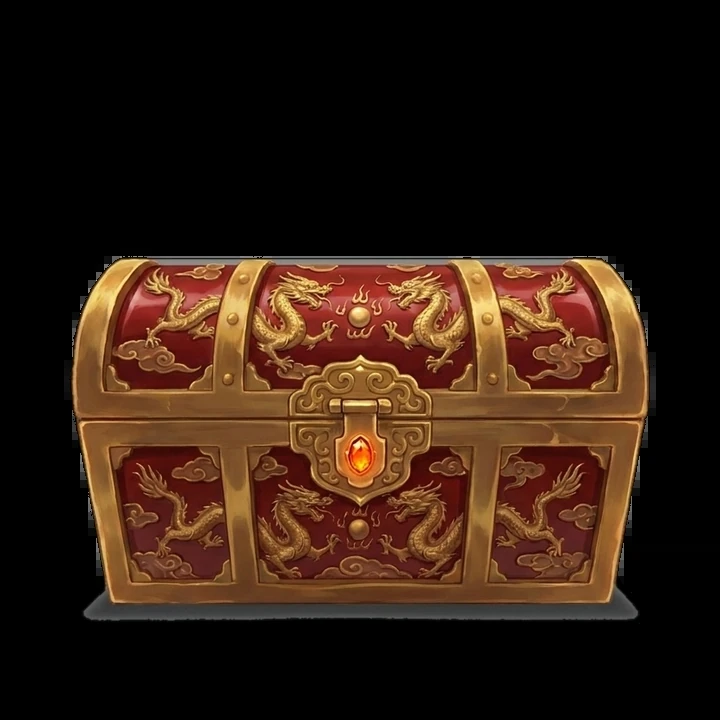
#> input picture art/chest/epic.webp, 720 x 720 px; its folder holds only this picture in this run
$ python -i dantian.py   (imports and definitions only)
#> lines starting #> are read from the running program, lines starting #| are printed output that depends on the picture
### cards/ink.py
"""
Night Ink theme: the shared look of the Character Sheet and the Internal Qi card.

Indigo ink backgrounds, gold frames, cloud curls (祥云) and diamond gems. Each card adds its own accent
on top (TAB_ACCENT): indigo for the Profile, gold for the Purse, jade for the Inventory, steel for the
Equipment, violet for the Techniques. Vermilion is kept for HP and seals.

Builds on cards/theme.py (fonts, text, icons, medallions, scaling); nothing here changes theme.py's
colours, so the fight, explore, craft and forge cards keep their own look.
"""
import math

from PIL import Image, ImageDraw

from . import theme as t
from .theme import P, S, alpha, font, mix

# ── Palette ───────────────────────────────────────────────────────────

VOID = (5, 8, 15)
PANEL = (10, 15, 26)
PANEL_HI = (18, 26, 42)
INK = (38, 58, 98)               # faded marks, big background characters
ASH = (152, 164, 184)            # secondary text
ASH_DK = (96, 108, 130)          # hints, empty things
PARCHMENT = (240, 236, 224)      # main text
SKY = (130, 192, 255)            # phase lines, highlights
GOLD, GOLD_HI, BRONZE, BRONZE_DK = t.GOLD, t.GOLD_HI, (152, 122, 74), (56, 48, 38)
VERMILION = (214, 60, 48)
JADE = (82, 210, 170)
AZURE = (70, 170, 236)           # Internal Qi
AZURE_HI = (150, 214, 255)
LOTUS, MOON = t.LOTUS, t.MOON
LACQUER = ((34, 54, 96), (12, 20, 40))

# One accent per card: (background glow, main colour). The main colour lights the active tab, gems and titles.
TAB_ACCENT = {
    "profile": ((20, 36, 70), (110, 160, 240)),
    "purse": ((52, 38, 12), (236, 186, 92)),
    "inventory": ((8, 42, 38), (82, 210, 170)),
    "equipment": ((22, 34, 56), (160, 196, 232)),
    "techniques": ((34, 22, 60), (178, 140, 246)),
}
for _k, (_deep, _main) in TAB_ACCENT.items():
    t.ACCENTS[f"ink_{_k}"] = t.Accent(f"ink_{_k}", _deep, LACQUER, _main, mix(_main, (255, 255, 255), 0.4), INK)
INK_HALL = t.Accent("ink", (20, 36, 70), LACQUER, (110, 160, 240), (170, 205, 255), INK)

# Gear tiers and technique grades as one character each (the tier ribbon on gear, the grade seal on scrolls)
TIER_CHAR = {"ordinary": "凡", "refined": "精", "spirit": "灵", "treasure": "宝", "divine": "神"}
GRADE_CHAR = {"Mortal": "凡", "Yellow": "黄", "Mystic": "玄", "Earth": "地", "Heaven": "天"}


def canvas(w, h, tab, seed=7):
    return t.canvas(w, h, seed=seed, accent=f"ink_{tab}")


def accent(tab):
    return TAB_ACCENT[tab][1]


# ── Ornaments ─────────────────────────────────────────────────────────

def cloud_curl(d, cx, cy, s, color, flip=1, width=2.0, turns=1.6):
    """A 祥云 cloud curl: an inward spiral."""
    pts = []
    n = 60
    for i in range(n + 1):
        th = i / n * turns * 2 * math.pi
        r = s * (1 - i / n * 0.85)
        pts.append(P(cx + flip * r * math.cos(th + math.pi), cy - r * math.sin(th + math.pi)))
    d.line(pts, fill=color, width=round(width * S), joint="curve")


# [223 lines left out: functions gem, octagon, plaque, title_tab, tab_strip, sheet_frame and 8 more, not called in this run]

### cards/theme.py
"""
Crimson Hall theme: the shared look of the Character Sheet cards.

Black and deep crimson backgrounds, bronze and gold frames, Cinzel headings and
icons drawn in code (no image files), so cards render the same on Windows,
macOS and Linux. Every card module (profile, purse, bag, techniques,
equipment) builds on these helpers.

Coordinates are in card pixels; everything is drawn at S× and scaled down at
the end for smooth edges.
"""
import io
import math
import random
from functools import lru_cache

from PIL import Image, ImageDraw, ImageFilter

from profile_card import S, cjk, font, ordinal, short   # shared font cache and number helpers

__all__ = ["S", "cjk", "font", "ordinal", "short"]

W = 1200

# ── Palette ───────────────────────────────────────────────────────────

VOID = (9, 6, 7)
BLOOD = (58, 8, 12)
CRIMSON = (128, 18, 24)
EMBER = (196, 38, 34)
GLOW = (236, 72, 52)
PANEL = (20, 12, 13)
PANEL_HI = (34, 18, 19)
BRONZE_DK = (70, 46, 24)
BRONZE = (138, 96, 48)
GOLD = (206, 164, 86)
GOLD_HI = (246, 216, 150)
PARCHMENT = (232, 216, 188)
ASH = (150, 132, 118)
ASH_DK = (98, 84, 76)
JADE = (82, 186, 140)
MOON = (150, 186, 236)
LOTUS = (236, 176, 92)

# Rarity colours: technique/pill grades, weapon tiers and chest tiers on one scale
RARITY = {
    "Mortal": (170, 160, 150), "Yellow": (222, 182, 70), "Mystic": (110, 150, 236),
    "Earth": (196, 132, 72), "Heaven": (236, 74, 60),
    "ordinary": (170, 160, 150), "refined": (96, 196, 110), "spirit": (90, 160, 240),
    "treasure": (178, 110, 228), "divine": (246, 150, 50),
    "common": (168, 122, 76), "uncommon": (196, 150, 90), "rare": (196, 206, 222), "epic": (244, 184, 64),
    "legendary": (82, 210, 150), "mythic": (180, 130, 250),
    None: (150, 176, 120),
}
TALENT = {
    "Ordinary": (170, 160, 150), "Gifted": (96, 196, 110), "Genius": (90, 160, 240),
    "Prodigy": (178, 110, 228), "Heavenly": (232, 196, 80), "Saint": (246, 150, 50),
    "Divine": (240, 70, 58),
}
REALM_CHAR = {
    "Mortal": "凡", "Martial Apprentice": "徒", "Martial Warrior": "者", "Martial Expert": "师",
    "Martial Master": "宗", "Grandmaster": "宗", "Martial Lord": "尊",
    "Martial King": "王", "Martial Emperor": "帝", "Martial Ancestor": "祖", "Martial Saint": "圣",
}

# ── Accents: the same frame in another colour for each activity ──────
# deep: background glow · lacquer: banner gradient (top, bottom) · main/bright: bars, glows, seals · ink: faded marks

class Accent:
    def __init__(self, name, deep, lacquer, main, bright, ink):
        self.name, self.deep, self.lacquer, self.main, self.bright, self.ink = name, deep, lacquer, main, bright, ink


CRIMSON_HALL = Accent("crimson", BLOOD, ((96, 14, 18), (34, 6, 8)), EMBER, GLOW, CRIMSON)
ACCENTS = {
    "crimson": CRIMSON_HALL,
    "spar": Accent("spar", (10, 24, 46), ((26, 56, 98), (8, 18, 36)), (72, 132, 206), (128, 186, 246), (36, 72, 124)),
    "train": Accent("train", (6, 38, 28), ((18, 86, 62), (6, 28, 20)), (54, 170, 120), (112, 224, 172), (24, 98, 70)),
    "explore": Accent("explore", (50, 30, 6), ((124, 76, 16), (42, 24, 4)), (216, 140, 42), (252, 194, 96),
                      (132, 82, 20)),
}

TABS = [("profile", "Profile"), ("techniques", "Techniques"), ("equipment", "Equipment"),
        ("inventory", "Inventory"), ("purse", "Purse")]


def P(*v):
    """Card pixels → drawing pixels."""
    return tuple(round(x * S) for x in v)


def mix(a, b, t):
    return tuple(round(x + (y - x) * t) for x, y in zip(a, b))


def alpha(c, a):
    return c[:3] + (a,)


# ── Fight scenes: one palette per beast element (cards/battle.py) ─────
# sky: (top, bottom) · moon · mist · rim: light around the silhouette · eyes · hp: enemy HP bar
# panel: tint of the party / log panels · warn: the warning bar

class SceneAccent(Accent):
    def __init__(self, name, sky, moon, mist, rim, eyes, hp, panel, warn):
        super().__init__(name, deep=panel, lacquer=(mix(warn, (255, 255, 255), 0.1), mix(warn, (0, 0, 0), 0.55)),
                         main=hp, bright=rim, ink=mix(mist, (0, 0, 0), 0.5))
        self.sky, self.moon, self.mist, self.rim, self.eyes = sky, moon, mist, rim, eyes
        self.hp, self.panel, self.warn = hp, panel, warn


ELEMENT_ACCENTS = {
    "Blood":   SceneAccent("Blood", ((18, 4, 6), (64, 12, 16)), (240, 204, 194), (150, 40, 40), (232, 74, 62),
                           (255, 96, 72), (204, 54, 48), (30, 8, 10), (128, 30, 30)),
    "Frost":   SceneAccent("Frost", ((6, 12, 26), (24, 44, 70)), (222, 232, 246), (92, 132, 172), (150, 202, 242),
                           (170, 236, 255), (132, 182, 226), (12, 22, 36), (66, 108, 148)),
    "Flame":   SceneAccent("Flame", ((16, 8, 4), (74, 38, 10)), (246, 222, 164), (192, 110, 40), (242, 152, 60),
                           (255, 232, 140), (226, 162, 72), (34, 18, 8), (168, 108, 38)),
    "Shadow":  SceneAccent("Shadow", ((10, 6, 20), (38, 22, 60)), (216, 202, 242), (112, 72, 164), (172, 112, 242),
                           (204, 152, 255), (152, 112, 212), (22, 12, 34), (100, 70, 142)),
    "Thunder": SceneAccent("Thunder", ((10, 10, 22), (32, 32, 54)), (240, 236, 202), (92, 92, 142), (240, 222, 112),
                           (255, 246, 170), (216, 202, 112), (16, 16, 30), (146, 136, 58)),
    "Venom":   SceneAccent("Venom", ((6, 16, 8), (24, 52, 22)), (222, 240, 192), (92, 150, 62), (152, 222, 82),
                           (204, 255, 102), (122, 192, 72), (12, 26, 12), (78, 118, 40)),
    "Earth":   SceneAccent("Earth", ((16, 12, 6), (56, 42, 22)), (236, 222, 192), (142, 112, 72), (212, 162, 92),
                           (255, 202, 122), (182, 142, 82), (28, 22, 12), (128, 94, 50)),
    "Jade":    SceneAccent("Jade", ((4, 18, 16), (14, 56, 48)), (212, 246, 232), (62, 162, 132), (92, 222, 182),
                           (142, 255, 212), (72, 192, 152), (8, 28, 24), (40, 118, 94)),
    # sparring master (robed human) and the training courtyard
    "Master":  SceneAccent("Master", ((10, 14, 26), (42, 50, 74)), (236, 232, 216), (122, 132, 164), (206, 194, 162),
                           (236, 226, 190), (122, 152, 204), (14, 18, 30), (70, 90, 132)),
    "Courtyard": SceneAccent("Courtyard", ((8, 22, 16), (30, 70, 52)), (232, 242, 222), (90, 160, 120),
                             (130, 220, 170), (190, 255, 220), (84, 186, 130), (8, 26, 18), (40, 120, 84)),
    # PvP duels: a mountain ledge at dusk (cards/battle.render_duel)
    "Duel":    SceneAccent("Duel", ((22, 10, 26), (92, 40, 34)), (252, 226, 186), (150, 92, 96), (246, 162, 92),
                           (255, 214, 150), (226, 120, 80), (28, 12, 16), (134, 58, 40)),
}
ACCENTS.update({k.lower(): v for k, v in ELEMENT_ACCENTS.items()})

# /craft: the Alchemy Chamber (cards/alchemy.py). Warm amber for the chamber, storm violet for the Pill Tribulation.
CRAFT_ACCENTS = {
    "alchemy":     SceneAccent("alchemy", ((22, 11, 6), (62, 32, 14)), (252, 222, 172), (176, 112, 58), (246, 170, 80),
                               (255, 214, 130), (226, 150, 60), (34, 17, 9), (150, 84, 26)),
    "tribulation": SceneAccent("tribulation", ((14, 10, 30), (48, 34, 84)), (228, 216, 255), (122, 98, 184),
                               (178, 142, 250), (216, 194, 255), (160, 130, 236), (20, 14, 36), (96, 70, 160)),
}
ACCENTS.update(CRAFT_ACCENTS)

# /forge: the Forge Hall (cards/forge.py). Molten orange fire against cold steel.
FORGE_ACCENT = SceneAccent("forge", ((14, 12, 14), (52, 30, 18)), (246, 226, 200), (128, 118, 120), (252, 140, 52),
                           (255, 196, 110), (240, 118, 40), (24, 20, 22), (168, 82, 28))
ACCENTS["forge"] = FORGE_ACCENT

# ── Text ──────────────────────────────────────────────────────────────

# [4 lines left out: function text, not called in this run]


def width(d, s, f):
    return d.textlength(s, font=f) / S


# [56 lines left out: functions fit, wrap, spaced, gold_text, not called in this run]


def vgradient(size, top, bottom, y0=0, y1=None):
    w, h = size
    y1 = h if y1 is None else y1
    col = Image.new("RGBA", (1, h))
    for y in range(h):
        t = min(1, max(0, (y - y0) / max(1, y1 - y0)))
        col.putpixel((0, y), mix(top, bottom, t) + (255,))
    return col.resize((w, h))


# ── Background and frames ─────────────────────────────────────────────

# [27 lines left out: function _background, not called in this run]


def canvas(w, h, seed=7, accent="crimson"):
    return _background(w, h, seed, accent).copy()


# [11 lines left out: function frame, not called in this run]


def stud(d, cx, cy, r):
    d.polygon([P(cx, cy - r), P(cx + r, cy), P(cx, cy + r), P(cx - r, cy)], fill=BRONZE_DK, outline=GOLD)
    d.polygon([P(cx, cy - r * 0.45), P(cx + r * 0.45, cy), P(cx, cy + r * 0.45), P(cx - r * 0.45, cy)], fill=GOLD_HI)


# [26 lines left out: functions panel, heading, not called in this run]


def rule(d, x0, x1, y, color=BRONZE):
    d.line(P(x0, y, x1 - 6, y), fill=alpha(color, 220), width=max(1, S))
    stud(d, x1 - 3, y, 3)


# [41 lines left out: functions divider, banner, tab_strip, not called in this run]


def soft_glow(img, box, color, blur, shape="ellipse"):
    """A blurred ellipse/rectangle of light, drawn on a small local layer (fast)."""
    x0, y0, x1, y1 = box
    pad = blur * 3
    lx0, ly0 = x0 - pad, y0 - pad
    layer = Image.new("RGBA", P(x1 - x0 + 2 * pad, y1 - y0 + 2 * pad), color[:3] + (0,))
    ld = ImageDraw.Draw(layer)
    shape_box = P(pad, pad, pad + x1 - x0, pad + y1 - y0)
    (ld.ellipse if shape == "ellipse" else ld.rectangle)(shape_box, fill=color)
    layer = layer.filter(ImageFilter.GaussianBlur(blur * S))
    img.alpha_composite(layer, (max(0, round(lx0 * S)), max(0, round(ly0 * S))),
                        (max(0, -round(lx0 * S)), max(0, -round(ly0 * S))))


# [419 lines left out: functions finish, bar, socket, medallion, seal, diamonds and 11 more, not called in this run]


WEAPON_ICON = {
    "saber": _saber, "spear": _spear, "staff": _staff, "gauntlets": _gauntlets,
}

### cards/dantian.py
"""
/internal qi card · the dantian ("Spirit Sea" 灵海, the Night Ink family: cards/ink.py).

render_dantian(data) draws the dict built by bot/qi.py:qi_data:
- the dantian as a vortex of jade Qi inside a bagua ring, filled to the bar's level;
- the realm, phase and layer, the cultivation status, and the Qi bar as a meridian stream
  (banked Qi, plus Qi gathered but not yet banked shown hatched after it);
- three hanging jade tablets: Qi Rate, time to a full bar, the next gate;
- the Flow of Qi: every active Qi Rate source on one stream that ends in the final rate, then the
  dormant sources and pill toxicity on one line.
"""
import math
import random

from PIL import Image, ImageDraw, ImageFilter, ImageChops

from . import ink as k
from . import theme as t
from .theme import P, font, short, mix, alpha

W, H = 1200, 760
INK = (3, 10, 15)
SEA_DEEP = (6, 30, 40)
SEA = (34, 140, 186)
JADE = (70, 222, 196)
JADE_HI = (184, 255, 240)
GOLD = (226, 200, 140)
GOLD_DK = (96, 82, 56)
TXT = (234, 244, 240)
MUTED = (128, 160, 164)
DIM = (66, 92, 100)
TRIGRAMS = ["111", "110", "101", "100", "011", "010", "001", "000"]


def fmt(n):
    return short(n) if n >= 10000 else f"{n:,.0f}"


# ── Background ────────────────────────────────────────────────────────

def background():
    w, h = W * t.S, H * t.S
    img = t.vgradient((w, h), (4, 12, 18), (2, 8, 12)).convert("RGBA")
    # sea glow behind the dantian and a cooler one top-right
    t.soft_glow(img, (60, 90, 440, 470), (20, 110, 120, 150), 60)
    t.soft_glow(img, (760, -80, 1260, 200), (20, 60, 110, 90), 70)
    # ink-wash mountains at the bottom
    rng = random.Random(5)
    for layer, (base, amp, col, a) in enumerate(((520, 60, (10, 34, 42), 160), (575, 46, (8, 26, 34), 200),
                                                (640, 34, (5, 16, 22), 230))):
        pts = [(0, H)]
        ph = rng.uniform(0, 6)
        for x in range(0, W + 20, 20):
            y = base - amp * (0.55 * math.sin(x / 140 + ph) + 0.3 * math.sin(x / 57 + ph * 2) + 0.15 * math.sin(x / 23))
            pts.append((x, y))
        pts.append((W, H))
        m = Image.new("RGBA", img.size, (0, 0, 0, 0))
        ImageDraw.Draw(m).polygon([P(*q) for q in pts], fill=col + (a,))
        img.alpha_composite(m.filter(ImageFilter.GaussianBlur(1.5 * t.S)))
    # mist bands
    mist = Image.new("RGBA", img.size, (0, 0, 0, 0))
    md = ImageDraw.Draw(mist)
    for y, a in ((560, 26), (628, 20), (700, 16)):
        md.rectangle(P(0, y - 8, W, y + 8), fill=(160, 220, 220, a))
    img.alpha_composite(mist.filter(ImageFilter.GaussianBlur(12 * t.S)))
    # spirit motes
    d = ImageDraw.Draw(img)
    for _ in range(140):
        x, y = rng.uniform(0, W), rng.uniform(0, H)
        r = rng.choice((0.6, 0.8, 1.0, 1.4, 2.0))
        a = rng.randint(40, 170)
        if r >= 1.4:
            t.soft_glow(img, (x - 4, y - 4, x + 4, y + 4), alpha(JADE, a // 2), 2)
            d = ImageDraw.Draw(img)
        d.ellipse(P(x - r, y - r, x + r, y + r), fill=alpha(mix(JADE_HI, GOLD, rng.random() * 0.4), a))
    return img


def frame(img):
    d = ImageDraw.Draw(img)
    x0, y0, x1, y1 = 8, 8, W - 8, H - 8
    d.rectangle(P(x0, y0, x1, y1), outline=alpha(GOLD_DK, 255), width=round(3 * t.S))
    d.rectangle(P(x0 + 2, y0 + 2, x1 - 2, y1 - 2), outline=alpha(GOLD, 200), width=max(1, round(1.2 * t.S)))
    d.rectangle(P(x0 + 7, y0 + 7, x1 - 7, y1 - 7), outline=alpha(JADE, 60), width=max(1, t.S))
    for cx, cy, fx, fy in ((x0, y0, 1, 1), (x1, y0, -1, 1), (x0, y1, 1, -1), (x1, y1, -1, -1)):
        d.polygon([P(cx, cy), P(cx + fx * 34, cy), P(cx, cy + fy * 34)], fill=alpha(INK, 255))
        d.line(P(cx + fx * 34, cy, cx, cy + fy * 34), fill=GOLD, width=round(1.4 * t.S))
        k.cloud_curl(d, cx + fx * 16, cy + fy * 16, 8, alpha(GOLD, 255), flip=fx, width=1.6)


# ── Dantian vortex ────────────────────────────────────────────────────

# [350 lines left out: functions dantian, header, stream_bar, tablet, flow, not called in this run]


# ── Card ──────────────────────────────────────────────────────────────

def render_dantian(data):
    img = background()
    frame(img)
    need = data["qi_needed"]
    frac = min(1.0, data["qi"] / need) if need else 1.0
    dantian(img, (238, 268), 138, frac, data["qi"], need)
    header(img, data, 500, 1160)
    stream_bar(img, data, (508, 190, 1150, 222))
    tw, gap = 196, 27
    rate_note = f"×{data['mult']:.2f} boosted" if data["mult"] > 1.0001 else None
    tablet(img, (504, 286, 504 + tw, 420), "flame", "QI RATE", f"{data['rate']:,.0f} / h", rate_note)
    full = data["eta"]
    ready = full == "Ready now"
    tablet(img, (504 + tw + gap, 286, 504 + 2 * tw + gap, 420), "hourglass", "FULL BAR IN", full,
           None if ready else "at your current rate", value_color=JADE_HI if ready else TXT)
    tablet(img, (504 + 2 * (tw + gap), 286, 504 + 3 * tw + 2 * gap, 420), "star", "NEXT GATE", data["gate"],
           data["gate_note"], color=(226, 196, 120))
    flow(img, data, 500)
    return t.finish(img)

>>> import cv2
>>> picture = cv2.imread('../art/chest/epic.webp', cv2.IMREAD_GRAYSCALE)
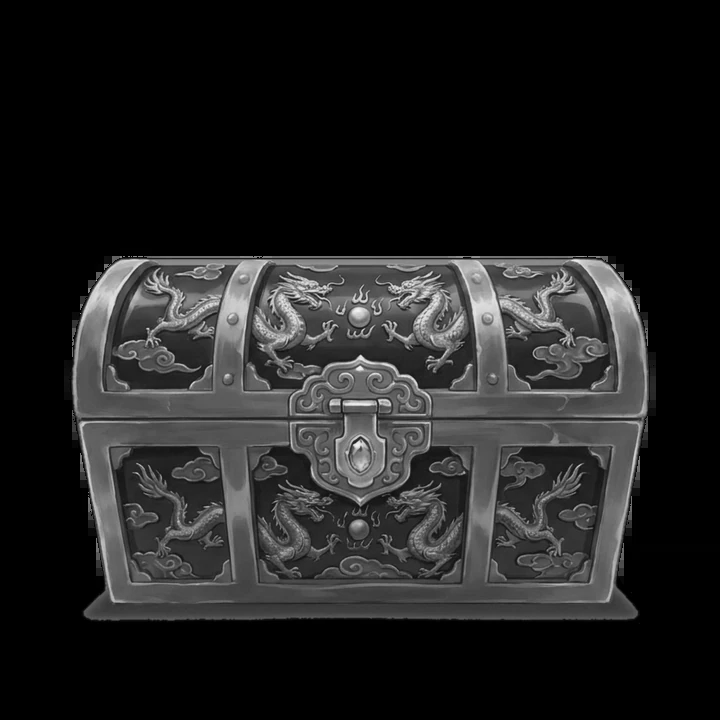
#> picture: shape (720, 720); min 0, max 243, mean 33.2
>>> result = render_dantian(picture)
#> call 2 of soft_glow, with box = (760, -80, 1260, 200), color = (20, 60, 110, 90), blur = 70, shape = 'ellipse'
#> in soft_glow (call 2), `layer = layer.filter(ImageFilter.GaussianBlur(blur * S))`:
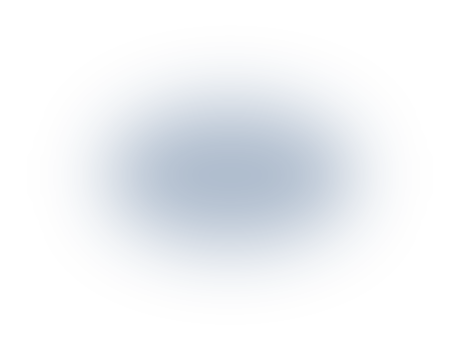
#> layer: PIL image 1840x1400 RGBA (shown at 1/4 size); mean R, G, B, A 20, 60, 110, 15.4; transparent parts drawn white
#> after the loop in background, `for layer, (base, amp, col, a) in enumerate(((520, 60, (10, 34, 42), 1..`:
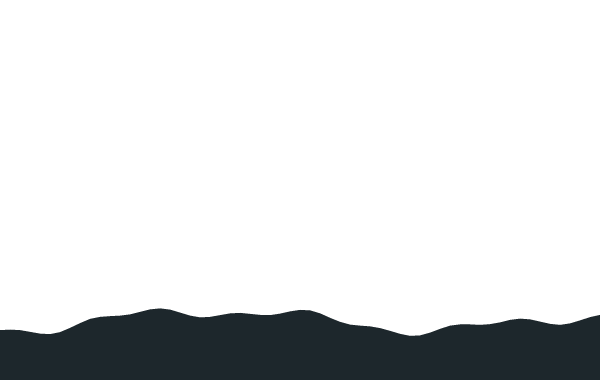
#> m: PIL image 2400x1520 RGBA (shown at 1/4 size); mean R, G, B, A 0.8, 2.5, 3.4, 35.6; transparent parts drawn white
#> in render_dantian, `frame(img)`:
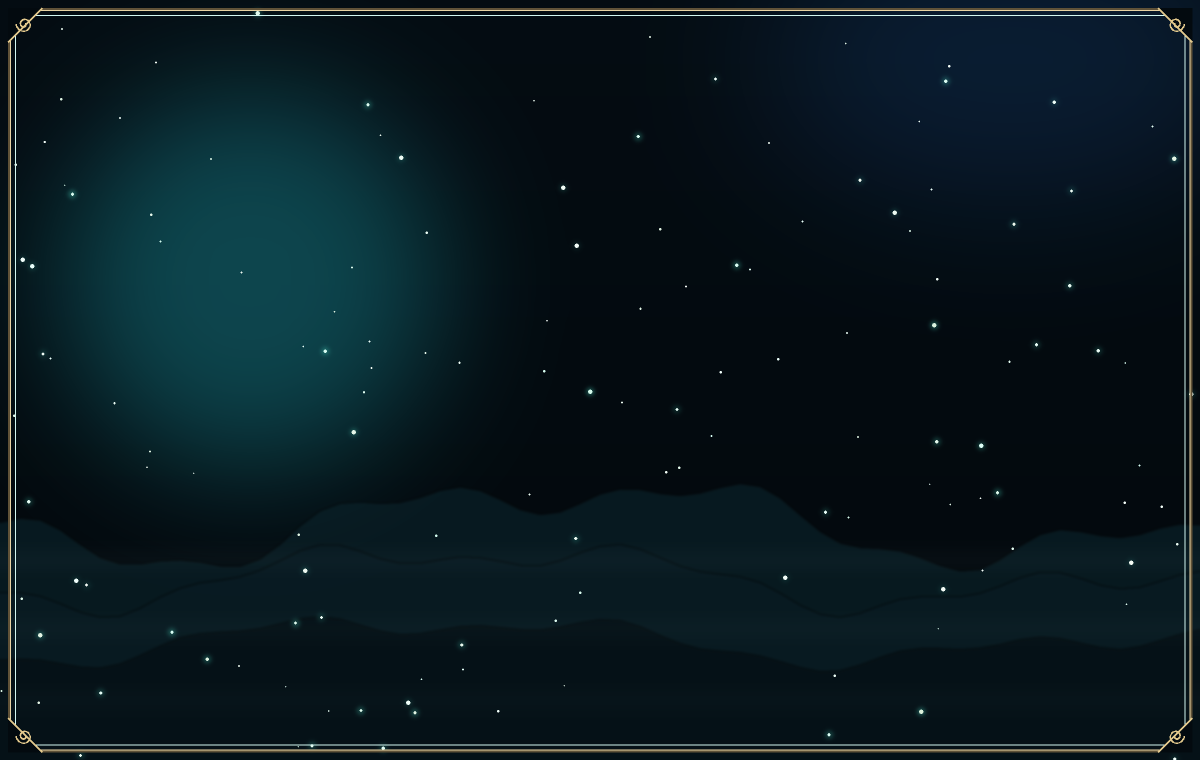
#> img: PIL image 2400x1520 RGBA (shown at 1/2 size); mean R, G, B, A 8.3, 25.1, 31.5, 253.9; transparent parts drawn white
#> (the run stopped early here; a loop or call above may not have finished)
